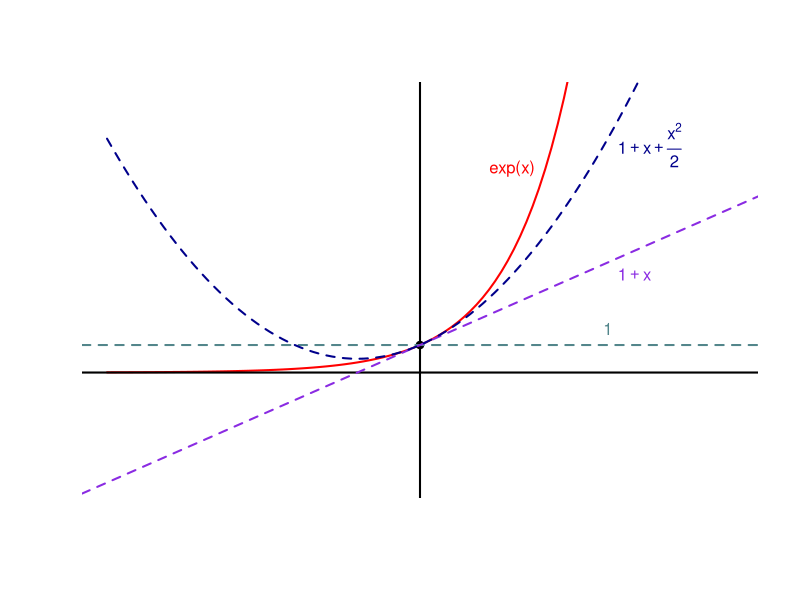
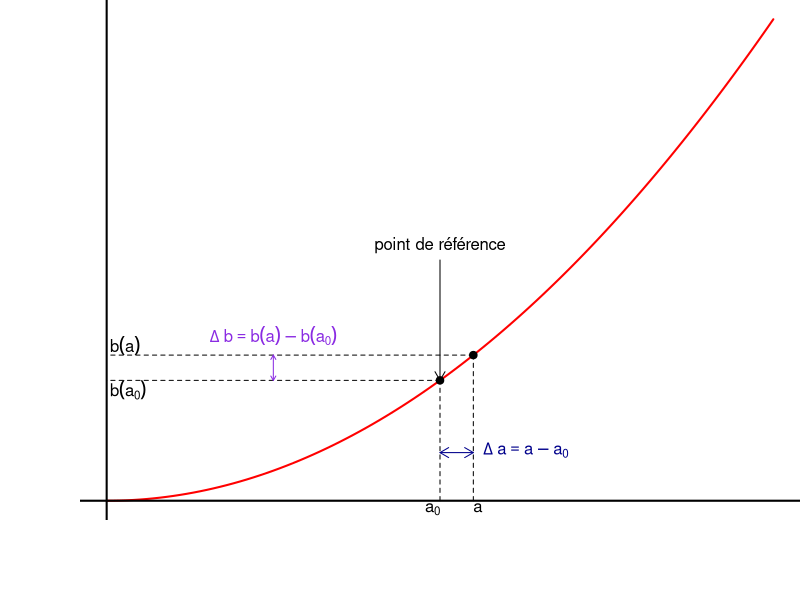

Reproduce these figures in R, in order. (Note: this script raises an error after producing the figures.)
## ---- chunk 1
knitr::opts_chunk$set(echo = FALSE, cache = TRUE)
## ---- chunk 2
f <- function(x) { exp(x) }
curve(f, -5, 5, axes = FALSE, xlab = NA, ylab = NA, col = "red", lwd = 2, ylim = c(-4, 10)); text(2, f(2), "exp(x)", pos = 2, col = "red")
abline(h=0, v = 0, lwd = 2)
points(0, 1, pch = 19, col = "black")
ord.col <- c("cadetblue4", "blueviolet", "darkblue")
abline(h = 1, lty = 2, col = ord.col[1], lwd = 2); text(3, 1, "1", col = ord.col[1], pos = 3)
abline(1, 1, lty = 2, col = ord.col[2], lwd = 2); text(3, 3.5, expression(1+x), pos = 4, col = ord.col[2])
curve(1+x+x^2/2, add = TRUE, col = ord.col[3], lty = 2, lwd = 2); text(3, 8, expression(1+x + frac(x^2, 2)), pos = 4, col = ord.col[3])
## ---- chunk 3
par(mar = c(4, 4, 0, 0))
f <- function(x) {x^2}
# curve(f, 0, 1, axes = FALSE, xlab = NA, ylab = NA, col = "red", lwd = 2)
x <- (0:100)/100; plot(x, f(x), axes = FALSE, xlab = NA, ylab = NA, col = "red", lwd = 2, type = "l")
x <- c(0.5, .55); points(x = x, y = f(x), pch = 19)
abline(h=0, v = 0, lwd = 2)
segments(x0 = rep(x, each = 2), x1 = c(x[1], 0, x[2], 0), 
         y0 = c(0, f(x[1]), 0, f(x[2])), y1 = rep(f(x), each = 2), lty = 2)
## add labels
text(x = x[1], y = -0.005, adj = c(1, 1), labels = expression(a[0]))
text(x = x[2], y = -0.005, adj = c(0, 1), labels = expression(a))
text(x = 0.005, y = f(x[1]), adj = c(0, 1), labels = expression(b(a[0])))
text(x = 0.005, y = f(x[2]), adj = c(0, 0), labels = expression(b(a)))
arrows(x[1], f(x[1]), x[1], f(x[1])+0.25, col = "black", code = 1, length = 0.1); text(x[1], f(x[1])+0.25, "point de référence", pos = 3)
## add arrows
arrows(x[1], 0.1, x[2], 0.1, code = 3, length = 0.1, col = "darkblue"); text(x[2], 0.1, expression(Delta~a==a-a[0]), pos = 4, col = "darkblue")
arrows(0.25, f(x[1]), 0.25, f(x[2]), code = 3, length = 0.05, col = "blueviolet"); text(0.25, f(x[2]), expression(Delta~b==b(a)-b(a[0])), pos = 3, col = "blueviolet")
## ---- chunk 4
knitr::include_graphics("../Images_externes/lego-assembled-disassembled.jpg")
## ---- chunk 5
curve(sin, -pi/2, pi/2, col = "red", ylim = c(-2, 2), lwd = 2, xlab = NA, ylab = NA); text(pi/2 - 0.05, 1, expression(sin(theta)), pos = 1, col= "red", cex = 1.5)
curve(tan, -pi/2, pi/2, col = "darkred", add = TRUE, lwd = 2); text(pi/4, 1, expression(tan(theta)), pos = 2, col= "darkred", cex = 1.5)
abline(h = 0, v = 0)
abline(0, 1, lty = 2); text(1, 1, expression(theta), pos = 3, cex = 1.5)
abline(v = 2*pi*20/360*c(-1, 1), col = "gray80")
## ---- chunk 6
curve(cos, -pi, pi, col = "red", ylim = c(-1, 1), lwd = 2, xlab = NA, ylab = NA); text(pi/2 - 0.05, 1, expression(cos(theta)), pos = 1, col= "red", cex = 1.5)
abline(h = 0, v = 0)
curve(1- x^2/2, col = "black", lty = 2, add = TRUE); text(1.5, -0.5, expression(1 - frac(theta^2, 2)), cex = 1.5, pos = 2)
abline(v = pi/4*c(-1, 1), col = "gray80")
